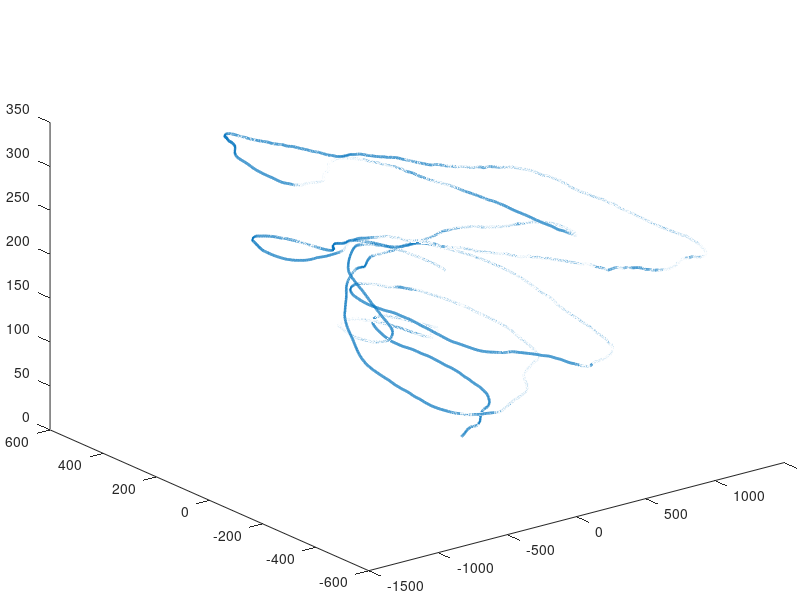

Write MATLAB code to recreate this figure. (Note: this script raises an error after producing the figure.)
clc
close all;
clear all;

%% 3D position - UTM
load('materials/trajectory_utm.mat', 'Pn', 'Pe', 'Pd');

%% Plot parameters
linewidth = 2;
markersize = 12;
LegendFontSize = 15;
NLabelFontSize = 14;  ELabelFontSize = 14;  UpLabelFontSize = 14;

%% Colorization - 3D Plot
figure("Name", '3D Trajectory')
set(gca,'LooseInset', max(get(gca,'TightInset'), 0.02))

% ---- Note that if the trajectory is too long, it doesn't work!!! ---- 
p=plot3(Pn, Pe, Pd,  'LineWidth', linewidth);
p.Annotation.LegendInformation.IconDisplayStyle = 'off';
data_size = size(Pn);
n = data_size(1);
drawnow
cd = [uint8(jet(n)*255) uint8(ones(n,1))].'; %'
set(p.Edge, 'ColorBinding','interpolated', 'ColorData',cd)

hold on;

%% Add markers
num_objects = 2; 
linecolors = linspecer(num_objects, 'qualitative');
LineColors = flipud(linecolors);
plot3(Pn(1), Pe(1), Pd(1),"s", "MarkerSize", markersize, 'MarkerFaceColor', LineColors(1, :), 'MarkerEdgeColor', LineColors(1, :));
plot3(Pn(end), Pe(end), Pd(end),"^", "MarkerSize", markersize, 'MarkerFaceColor', LineColors(2, :), 'MarkerEdgeColor', LineColors(2, :));

grid on;
legend({'Start','End'},'Location','northeast', 'FontSize', LegendFontSize, "Interpreter", 'latex');
xlabel('North [m]', 'fontsize', NLabelFontSize, "Interpreter", 'latex');
ylabel('East [m]', 'fontsize', ELabelFontSize, "Interpreter", 'latex');
zlabel('Up [m]', 'fontsize', UpLabelFontSize, "Interpreter", 'latex');

saveas(gcf, 'imgs/Navigation_trajectory.png');
% print -depsc 'imgs/Navigation_trajectory.eps'




